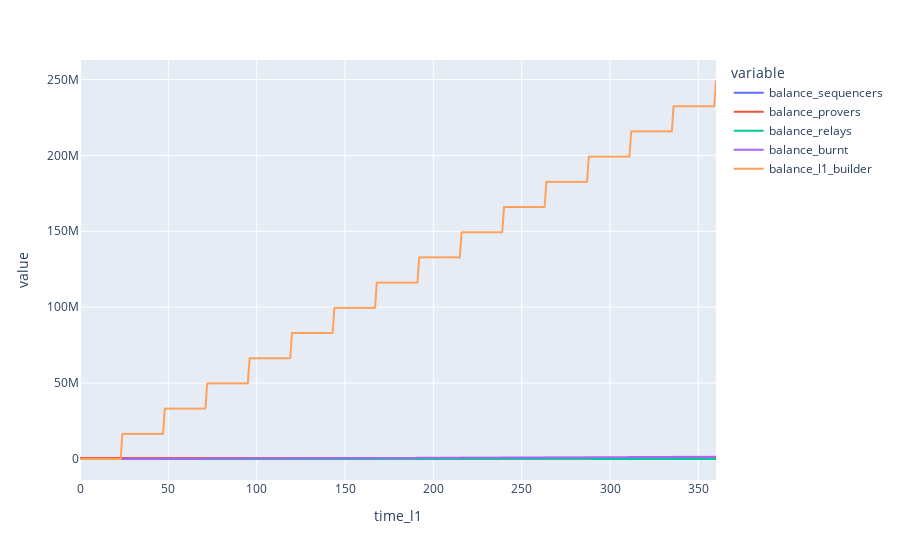

The notebook cell saved with this chart:
### Code cell
sim_df['balance_sequencers'] = sim_df.agents.map(lambda x: sum(el.balance for el in x.values() if el.is_sequencer == True))
sim_df['balance_provers'] = sim_df.agents.map(lambda x: sum(el.balance for el in x.values() if el.is_prover == True))
sim_df['balance_relays'] = sim_df.agents.map(lambda x: sum(el.balance for el in x.values() if el.is_relay == True))
sim_df['balance_burnt'] = sim_df.agents.map(lambda x: sum(el.balance for el in x.values() if el.uuid == 'burnt'))
sim_df['balance_l1_builder'] = sim_df.agents.map(lambda x: sum(el.balance for el in x.values() if el.uuid == 'l1-builder'))


px.line(sim_df,
        x='time_l1',
        y=['balance_sequencers', 
           'balance_provers',
           'balance_relays',
           'balance_burnt',
           'balance_l1_builder'])

### Figure 1 — Plotly figure (JSON) as saved in the notebook; plotly's stock layout.template omitted (floating-point values rounded to 4 significant figures; data arrays with more than 128 entries replaced by an {"elided": "..."} marker saying what was removed)
{"data": [{"hovertemplate": "variable=balance_sequencers<br>time_l1=%{x}<br>value=%{y}<extra></extra>", "legendgroup": "balance_sequencers", "line": {"color": "#636efa", "dash": "solid"}, "marker": {"symbol": "circle"}, "mode": "lines", "name": "balance_sequencers", "showlegend": true, "type": "scattergl", "x": {"elided": "361 int values"}, "xaxis": "x", "y": {"elided": "361 float values"}, "yaxis": "y"}, {"hovertemplate": "variable=balance_provers<br>time_l1=%{x}<br>value=%{y}<extra></extra>", "legendgroup": "balance_provers", "line": {"color": "#EF553B", "dash": "solid"}, "marker": {"symbol": "circle"}, "mode": "lines", "name": "balance_provers", "showlegend": true, "type": "scattergl", "x": {"elided": "361 int values"}, "xaxis": "x", "y": {"elided": "361 float values"}, "yaxis": "y"}, {"hovertemplate": "variable=balance_relays<br>time_l1=%{x}<br>value=%{y}<extra></extra>", "legendgroup": "balance_relays", "line": {"color": "#00cc96", "dash": "solid"}, "marker": {"symbol": "circle"}, "mode": "lines", "name": "balance_relays", "showlegend": true, "type": "scattergl", "x": {"elided": "361 int values"}, "xaxis": "x", "y": {"elided": "361 int values"}, "yaxis": "y"}, {"hovertemplate": "variable=balance_burnt<br>time_l1=%{x}<br>value=%{y}<extra></extra>", "legendgroup": "balance_burnt", "line": {"color": "#ab63fa", "dash": "solid"}, "marker": {"symbol": "circle"}, "mode": "lines", "name": "balance_burnt", "showlegend": true, "type": "scattergl", "x": {"elided": "361 int values"}, "xaxis": "x", "y": {"elided": "361 int values"}, "yaxis": "y"}, {"hovertemplate": "variable=balance_l1_builder<br>time_l1=%{x}<br>value=%{y}<extra></extra>", "legendgroup": "balance_l1_builder", "line": {"color": "#FFA15A", "dash": "solid"}, "marker": {"symbol": "circle"}, "mode": "lines", "name": "balance_l1_builder", "showlegend": true, "type": "scattergl", "x": {"elided": "361 int values"}, "xaxis": "x", "y": {"elided": "361 float values"}, "yaxis": "y"}], "layout": {"legend": {"title": {"text": "variable"}, "tracegroupgap": 0}, "margin": {"t": 60}, "xaxis": {"anchor": "y", "domain": [0, 1], "title": {"text": "time_l1"}}, "yaxis": {"anchor": "x", "domain": [0, 1], "title": {"text": "value"}}}}
